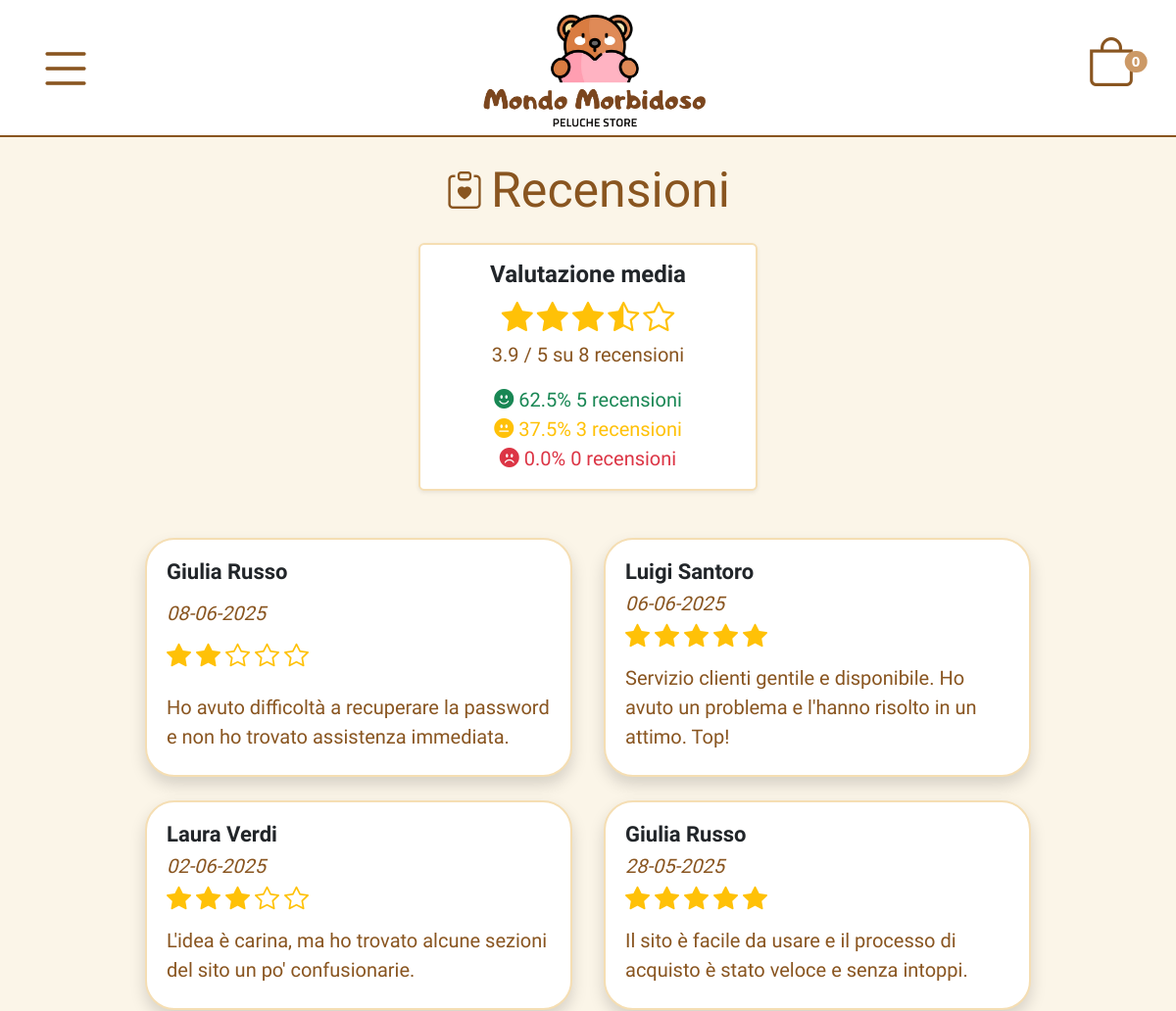
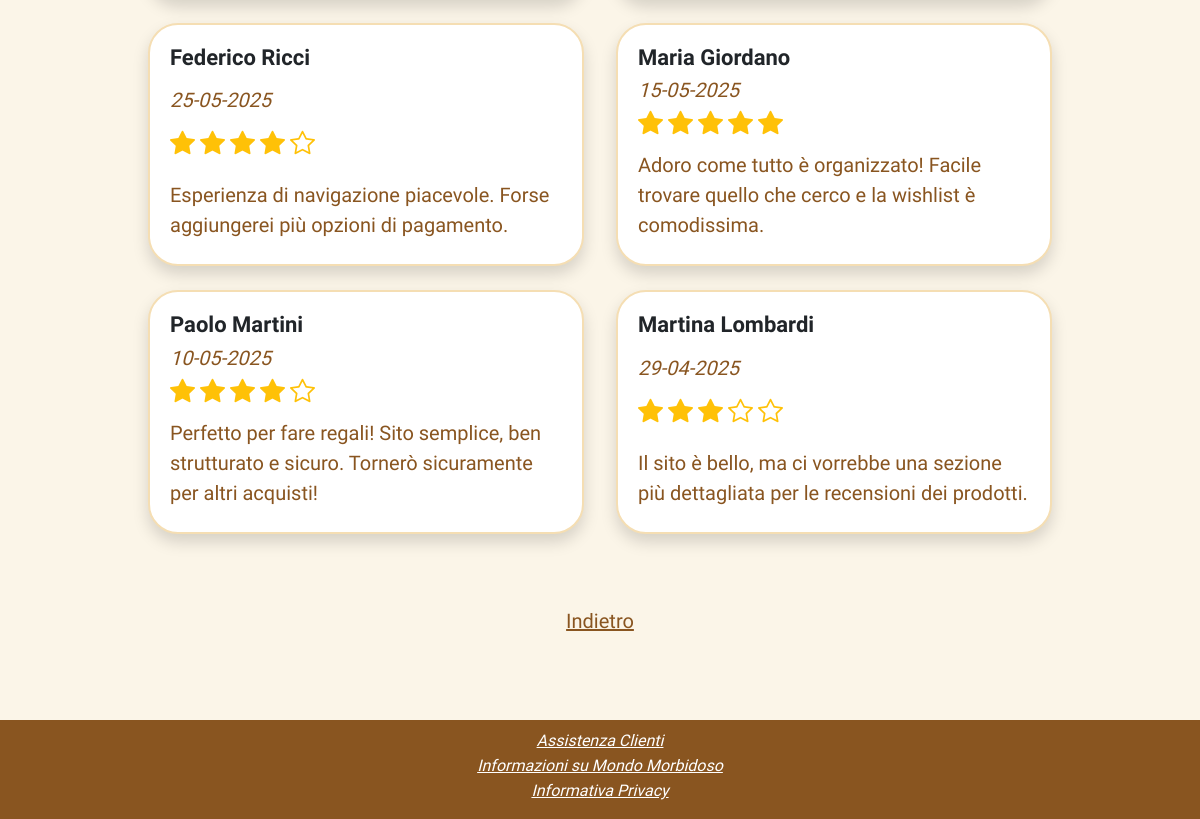
The app's page /php/recensioni.php with its own data (2 pictures, top to bottom).
### tables this page shows
create table RECENSIONE (
     Id_recensione INT not null auto_increment,
     Data DATE not null,
     Voto INT not null check (Voto between 1 and 5),
     Commento TEXT not null,
     E_mail VARCHAR(100) not null,
     primary key (Id_recensione),
     foreign key (E_mail) references UTENTE (E_mail) ON UPDATE CASCADE);

create table UTENTE (
     E_mail VARCHAR(100) not null,
     Nome VARCHAR(50) not null,
     Cognome VARCHAR(50) not null,
     Numero_telefono VARCHAR(15),
     Data_di_nascita DATE default null,
     Password VARCHAR(255) not null,
     Punti INT not null default 0,
     Admin BOOLEAN not null default false,
     primary key (E_mail));

### php/recensioni.php (called while the page is built, shortened)
<?php
require_once("bootstrap.php");
$templateParams["titolo"] = "Mondo Morbidoso - Recensioni";
$templateParams["nome"] = "recensioniC.php";
$templateParams["categorie"] = $dbhost->getCategories();
$templateParams["numeroRecensioni"] = $dbhost->getNumeroRecensioni();
$mediaVoti = $dbhost->getMediaVoti();
$voti = $dbhost->getAllVotiRecensioni();
$recensioniDistribuzione = getRecensioniDistribuzione($voti);
$templateParams["recensioni"] = $dbhost->getAllRecensioni();
$templateParams['admins'] = $dbhost->getAdmins();
require("../template/base.php");
?>

### db/database.php (called while the page is built, shortened)
<?php
class DatabaseHelper {
    private $db;
    public function __construct($servername, $username, $password, $dbname, $port) {
        $this->db = new mysqli($servername, $username, $password, $dbname, $port);
    }
    public function getMediaVoti() {
        $stmt = $this->db->prepare("
            SELECT AVG(Voto) AS media_voti FROM recensione
        ");
        $stmt->execute();
        $result = $stmt->get_result();
        $row = $result->fetch_assoc();
        return $row["media_voti"] ? number_format($row["media_voti"], 1) : "0.0";
    }
    public function getNumeroRecensioni() {
        $stmt = $this->db->prepare("
            SELECT COUNT(*) AS numero_recensioni FROM recensione
        ");
        $stmt->execute();
        $result = $stmt->get_result();
        $row = $result->fetch_assoc();
        return $row["numero_recensioni"];
    }
    public function getCategories() {
        $stmt = $this->db->prepare("SELECT * FROM categoria");
        $stmt->execute();
        $result = $stmt->get_result();
        return $result->fetch_all(MYSQLI_ASSOC);
    }
    public function getAllRecensioni() {
        $query = "SELECT u.Nome, u.Cognome, r.Voto, r.Commento, r.Data, r.Id_recensione
                  FROM RECENSIONE r
                  JOIN UTENTE u ON r.E_mail = u.E_mail ORDER BY r.Id_recensione DESC";
        $stmt = $this->db->prepare($query);
        $stmt->execute();
        $result = $stmt->get_result();
        return $result->fetch_all(MYSQLI_ASSOC);
    }
    public function getAllVotiRecensioni() {
        $query = "SELECT Voto FROM recensione";
        $stmt = $this->db->prepare($query);
        $stmt->execute();
        $result = $stmt->get_result();
        return $result->fetch_all(MYSQLI_ASSOC);
    }
    public function getAdmins() {
        $query = "SELECT E_mail FROM utente WHERE Admin = 1";
        $stmt = $this->db->prepare($query);
        $stmt->execute();
        $result = $stmt->get_result();
        return $result->fetch_all(MYSQLI_ASSOC);
    }
}
?>

### php/bootstrap.php (called while the page is built, shortened)
<?php
require_once("../utilities/functions.php");
require_once("../db/database.php");
$dbhost = new DatabaseHelper("localhost", "root", "", "morbidoso", 3306);
?>

### template/recensioniC.php (the view, shortened to what this page needs)
<div class="container mt-4 ps-4 pe-4 cont-reviews">
    <div class="d-flex align-items-center justify-content-center gap-2">
        <span class="bi bi-clipboard-heart" aria-hidden="true"></span>
        <h1 class="title mb-0">Recensioni</h1>
    </div>
    <div class="text-center ms-4 me-4 mb-5">
        <div class="card card-media shadow-sm card-border mt-4 mx-auto">
            <h2 class="text fw-bold mt-3 mb-1">Valutazione media</h2>
            <div class="text-center">
                <p class="stars-rating mb-0"><?php echo getStarRating($mediaVoti); ?></p>
                <p class="text mb-0"><?php echo number_format($mediaVoti, 1); ?> / 5 su <?php echo number_format($templateParams["numeroRecensioni"]); ?> recensioni</p>
            </div>
            <p class="text-center mt-3">
                <span class="text text-success">
                    <span class="bi bi-emoji-smile-fill text-success" aria-hidden="true"></span>
                    <?php echo $recensioniDistribuzione["positive"]["percent"]; ?>%
                    <?php echo number_format($recensioniDistribuzione["positive"]["count"], 0, ',', '.'); ?> recensioni
                </span><br>
                <span class="text text-warning">
                    <span class="bi bi-emoji-neutral-fill text-warning" aria-hidden="true"></span>
                    <?php echo $recensioniDistribuzione["neutral"]["percent"]; ?>%
                    <?php echo number_format($recensioniDistribuzione["neutral"]["count"], 0, ',', '.'); ?> recensioni
                </span><br>
                <span class="text text-danger">
                    <span class="bi bi-emoji-frown-fill text-danger" aria-hidden="true"></span>
                    <?php echo $recensioniDistribuzione["negative"]["percent"]; ?>%
                    <?php echo number_format($recensioniDistribuzione["negative"]["count"], 0, ',', '.'); ?> recensioni
                </span>
            </p>
        </div>
    </div>
    <?php if(empty($templateParams["recensioni"])): ?>
        <div class="card shadow-sm card-border card-empty mx-auto">
            <div class="card-body">
                <p class="text-italic mb-0">Non sono ancora presenti recensioni!</p>
            </div>
        </div>
    <?php else: ?>
        <div class="row align-items-stretch">
            <?php foreach ($templateParams["recensioni"] as $recensione): ?>
                <div class="col-12 col-md-6 mb-4 ps-3 pe-3 d-flex">
                    <div class="card shadow card-border p-1 w-100 card-review">
                        <div class="card-body d-flex flex-column justify-content-between">
                            <h3 class="text fw-bold mb-0 text-start"><?php echo htmlspecialchars($recensione["Nome"] . " " . $recensione["Cognome"]); ?></h3>
                            <p class="mt-1 mb-0 text-italic text-start"><?php echo getFormattedDate($recensione["Data"]) ?></p>
                            <p class="star-rating mb-0"><?php echo getStarRating($recensione["Voto"]); ?></p>
                            <p class="text text-start mt-2 mb-1"><?php echo htmlspecialchars($recensione["Commento"]); ?></p>
                        </div>
                    </div>
                </div>
            <?php endforeach; ?>
        </div>
    <?php endif; ?>
    <div class="text-center mt-5">
        <a href="<?php echo isAdminLoggedIn() ? '../php/account.php' : '../php/index.php'; ?>" class="text back">Indietro</a>
    </div>
</div>

### utilities/functions.php (shortened to what this page needs)
<?php
function getFormattedDate($data) {
    return DateTime::createFromFormat('Y-m-d', $data)->format('d-m-Y');
}
function getStarRating($rating) {
    $fullStars = floor($rating);
    $halfStar = ($rating - $fullStars >= 0.5) ? 1 : 0;
    $emptyStars = 5 - ($fullStars + $halfStar);
    $stars = str_repeat('<span class="bi bi-star-fill text-warning" aria-hidden="true"></span> ', $fullStars);
    if ($halfStar) {
        $stars .= '<span class="bi bi-star-half text-warning" aria-hidden="true"></span> ';
    }
    $stars .= str_repeat('<span class="bi bi-star text-warning" aria-hidden="true"></span> ', $emptyStars);
    return $stars;
}
function getRecensioniDistribuzione($voti) {
    $totalRecensioni = count($voti);
    $positive = 0;
    $neutral = 0;
    $negative = 0;
    foreach ($voti as $voto) {
        $valore = $voto['Voto'];
        if ($valore >= 4) {
            $positive++;
        } elseif ($valore >= 2) {
            $neutral++;
        } else {
            $negative++;
        }
    }
    $positivePerc = $totalRecensioni > 0 ? ($positive / $totalRecensioni) * 100 : 0;
    $neutralPerc = $totalRecensioni > 0 ? ($neutral / $totalRecensioni) * 100 : 0;
    $negativePerc = $totalRecensioni > 0 ? ($negative / $totalRecensioni) * 100 : 0;
    return [
        "positive" => ["count" => $positive, "percent" => number_format($positivePerc, 1)],
        "neutral"  => ["count" => $neutral, "percent" => number_format($neutralPerc, 1)],
        "negative" => ["count" => $negative, "percent" => number_format($negativePerc, 1)],
        "total"    => $totalRecensioni
    ];
}
function isAdminLoggedIn() {
    return isset($_SESSION['utente']) && isset($_SESSION['admin']) && $_SESSION['admin'];
}
?>

### css/style.css (style rules this page uses)
html, body { height: 100%; margin: 0; }
body { background-color: rgb(245, 222, 179, 0.3); display: flex; flex-direction: column; }
.text { font-family: 'Quicksand', sans-serif; font-size: 16px; text-align: center; }
.text-italic { font-family: 'Quicksand', sans-serif; font-size: 16px; text-align: center; font-style: italic; }
.title { font-family: 'Chewy', sans-serif; text-align: center; color: rgb(137, 85, 32); font-size: 35px; }
.card-border { border: 2px solid rgb(245, 222, 179); }
main p { color: rgb(137, 85, 32) }
.star-rating { font-family: 'Quicksand', sans-serif; font-style: italic; font-size: 16px; }
.star-rating .bi-star-fill, .star-rating .bi-star-half, .star-rating .bi-star { font-size: 22px; }
.container-login a:first-child:hover, .back, .bi-eye-slash, .bi-eye { color: rgb(137, 85, 32); }
.bi-star-fill, .bi-star-half, .bi-star { color: rgb(255, 165, 0); font-size: 20px; }
.punti-utente, .cont-reviews h2 { font-size: 20px; }
.bi-clipboard-heart { font-size: 29px; color: rgb(137, 85, 32); }
.stars-rating .bi-star-fill, .stars-rating .bi-star-half, .stars-rating .bi-star { font-size: 27px; }
.card-review { border-radius: 30px; }
.cont-tracking h3, .cont-reviews h3, .cont-order h3 { font-size: 18px; }
@media screen and (min-width: 768px) { .title { font-size: 50px; } }
@media screen and (min-width: 768px) { .text { font-size: 20px; } }
@media screen and (min-width: 768px) { .text-italic { font-size: 20px; } }
@media screen and (min-width: 768px) { .star-rating .bi-star-fill, .star-rating .bi-star-half, .star-rating .bi-star { font-size: 25px; } }
@media screen and (min-width: 768px) { .carousel-reviews .bi-star-fill, .carousel-reviews .bi-star-half, .carousel-reviews .bi-star, .star-rating { font-size: 20px; } }
@media screen and (min-width: 768px) { .bi-star-fill, .bi-star-half, .bi-star, .collapse-points > h3, .cont-info h2 { font-size: 25px; } }
@media screen and (min-width: 768px) { .cont-accounts, .cont-reviews, .cont-order { width: 80%; } }
@media screen and (min-width: 768px) { .cont-notifiche h2, .punti-utente, .cont-reviews h2 { font-size: 24px; } }
@media screen and (min-width: 768px) { .cont-shipping, .card-media { width: 40%; } }
@media screen and (min-width: 768px) { .cont-shipping h4, .cont-payment h4, .cont-reviews h3 { font-size: 22px; } }
@media screen and (min-width: 768px) { .bi-clipboard-heart { font-size: 38px; } }
@media screen and (min-width: 768px) { .stars-rating .bi-star-fill, .stars-rating .bi-star-half, .stars-rating .bi-star { font-size: 32px; } }

### records on screen
recensione: E_mail.Cognome "Giulia Russo", Data "08-06-2025", Voto 2 (drawn), Commento "Ho avuto difficoltà a recuperare la password e non ho trovato assistenza immediata."
recensione: E_mail.Cognome "Luigi Santoro", Data "06-06-2025", Voto 5 (drawn), Commento "Servizio clienti gentile e disponibile. Ho avuto un problema e l'hanno risolto in un attimo. Top!"
recensione: E_mail.Cognome "Laura Verdi", Data "02-06-2025", Voto 3 (drawn), Commento "L'idea è carina, ma ho trovato alcune sezioni del sito un po' confusionarie."
recensione: E_mail.Cognome "Giulia Russo", Data "28-05-2025", Voto 5 (drawn), Commento "Il sito è facile da usare e il processo di acquisto è stato veloce e senza intoppi."
recensione: E_mail.Cognome "Federico Ricci", Data "25-05-2025", Voto 4 (drawn), Commento "Esperienza di navigazione piacevole. Forse aggiungerei più opzioni di pagamento."
recensione: E_mail.Cognome "Maria Giordano", Data "15-05-2025", Voto 5 (drawn), Commento "Adoro come tutto è organizzato! Facile trovare quello che cerco e la wishlist è comodissima."
recensione: E_mail.Cognome "Paolo Martini", Data "10-05-2025", Voto 4 (drawn), Commento "Perfetto per fare regali! Sito semplice, ben strutturato e sicuro. Tornerò sicuramente per altri acquisti!"
recensione: E_mail.Cognome "Martina Lombardi", Data "29-04-2025", Voto 3 (drawn), Commento "Il sito è bello, ma ci vorrebbe una sezione più dettagliata per le recensioni dei prodotti."

### other values on screen
$numeroprodotti "0"
$mediaVoti "3.9"
$templateParams["numeroRecensioni"] "8"
$recensioniDistribuzione["positive"]["percent"] "62.5"
$recensioniDistribuzione["positive"]["count"] "5"
$recensioniDistribuzione["neutral"]["percent"] "37.5"
$recensioniDistribuzione["neutral"]["count"] "3"
$recensioniDistribuzione["negative"]["percent"] "0.0"
$recensioniDistribuzione["negative"]["count"] "0"
